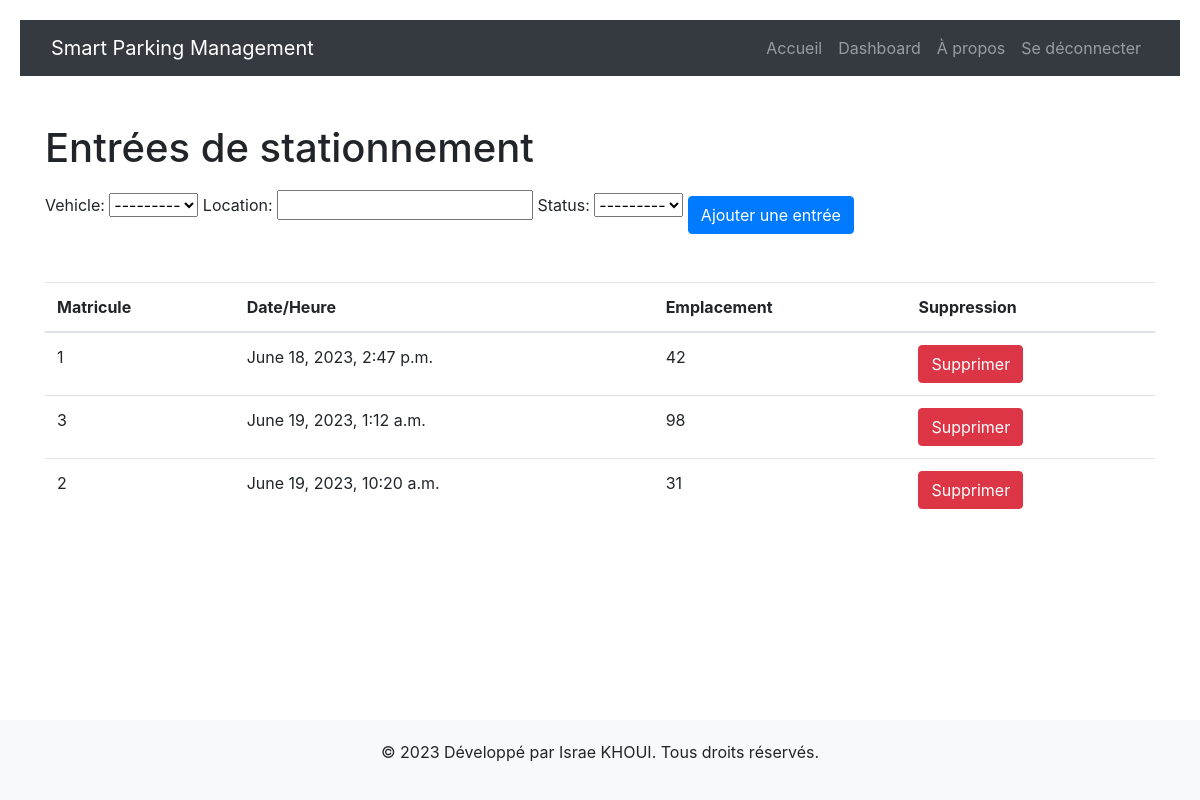
The app's page /parking_entries/ (signed in) with its own data.
### parking/models.py (models this page shows, shortened)
class ParkingEntry(models.Model):
    STATUS_CHOICES = [
        ('Entrant', 'Entrant'),
        ('Sortant', 'Sortant'),
    ]
    vehicle = models.ForeignKey(Vehicle, on_delete=models.CASCADE)
    entry_time = models.DateTimeField(default=timezone.now)
    location = models.CharField(max_length=50, blank=True)
    status = models.CharField(max_length=7, choices=STATUS_CHOICES)
    class Meta:
        constraints = [
            models.UniqueConstraint(fields=['location', 'status'], name='unique_location_status')
        ]

class Vehicle(models.Model):
    matricule = models.CharField(max_length=20)
    def __str__(self):
        return self.matricule

### parking/views.py (the view)
# urls.py: path('parking_entries/', views.parking_entries, name='parking_entries'),
@login_required
def parking_entries(request):
    if request.method == 'POST':
        form = ParkingEntryForm(request.POST)
        if form.is_valid():
            matricule = form.cleaned_data['vehicle'].matricule
            location = form.cleaned_data['location']
            if not ParkingEntry.objects.filter(vehicle__matricule=matricule, location=location).exists() or ParkingExit.objects.filter(parking_entry__vehicle__matricule=matricule, parking_entry__location=location).exists():
                form.save()
                return redirect('parking_entries')
            else:
                form.add_error('vehicle', 'Ce véhicule est déjà entré dans le parking ou est en cours de sortie avec le même emplacement.')
    else:
        form = ParkingEntryForm()
    entries = ParkingEntry.objects.filter(status='Entrant')
    return render(request, 'parking_entries.html', {'form': form, 'entries': entries})

### parking/forms.py
class ParkingEntryForm(forms.ModelForm):
    class Meta:
        model = ParkingEntry
        fields = ['vehicle', 'location', 'status']

### parking/templates/parking_entries.html (shortened to what this page needs)
{% extends 'base1.html' %}
{% block content %}
<!DOCTYPE html>
<html>
<head>
    <link rel="stylesheet" href="https://maxcdn.bootstrapcdn.com/bootstrap/4.0.0/css/bootstrap.min.css">
</head>
<body>
    <div class="container">
        <h1 class="mt-5">Entrées de stationnement</h1>
        <form method="post">
            {{ form }}
            <button type="submit" class="btn btn-primary mt-3">Ajouter une entrée</button>
        </form>
        <table class="table mt-5">
            <thead>
                <tr>
                    <th>Matricule</th>
                    <th>Date/Heure</th>
                    <th>Emplacement</th>
                    <th>Suppression</th>
                </tr>
            </thead>
            <tbody>
                {% for entry in entries %}
                <tr>
                    <td>{{ entry.vehicle.matricule }}</td>
                    <td>{{ entry.entry_time }}</td>
                    <td>{{ entry.location }}</td>
                    <td>
                        <a href="{% url 'delete_vehicle2' vehicle_id=entry.vehicle.id %}" class="btn btn-danger">Supprimer</a>
                    </td>
                </tr>
                {% endfor %}
            </tbody>
        </table>
    </div>
</body>
</html>
{% endblock %}

### parking/templates/base1.html (style rules this page uses)
body { background-color: #f8f9fa; padding: 20px; display: flex; flex-direction: column; min-height: 100vh; }

### records on screen
ParkingEntry: vehicle.matricule "1", entry_time "June 18, 2023, 2:47 p.m.", location "42"
ParkingEntry: vehicle.matricule "3", entry_time "June 19, 2023, 1:12 a.m.", location "98"
ParkingEntry: vehicle.matricule "2", entry_time "June 19, 2023, 10:20 a.m.", location "31"
